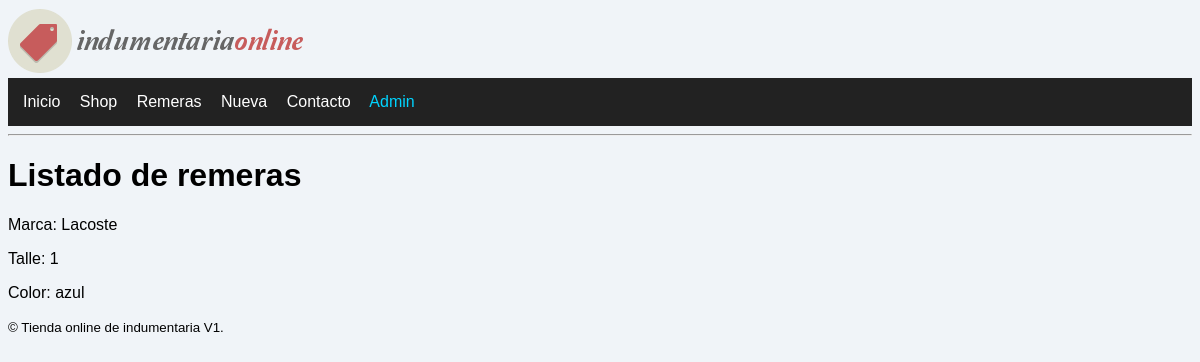
The app's page /remera/4 with its own data.
### entidad/models.py (models this page shows)
class Ropa(models.Model):
    marca = models.CharField(max_length=50)
    talle = models.IntegerField()
    color = models.CharField(max_length=50)
    lisa = models.BooleanField(default=False)
    genero = models.IntegerField()

### entidad/views.py (the view)
# urls.py: path('remera/<int:id_ropa>', views.remera, name="remera"),
def remera(request, id_ropa, template_name="entidad/remera.html"):
    remera_selec = Ropa.objects.get(id=id_ropa)
    dato = {"remera": remera_selec}
    return render(request, template_name, dato)

### templates/entidad/remera.html
{% extends "base.html" %}
{% load static %}
{% block titulo_principal %}Listado de remeras{% endblock %}
{% block principal %}
    <div>
       <p>Marca: {{ remera.marca }}</p>
       <p>Talle: {{ remera.talle }}</p>
       <p>Color: {{ remera.color }}</p>
    </div>
{% endblock %}

### static/css/styles.css (style rules this page uses)
body { background-color: #f0f4f8; font-family: Arial, sans-serif; }

### records on screen
Ropa: marca "Lacoste", talle "1", color "azul"
